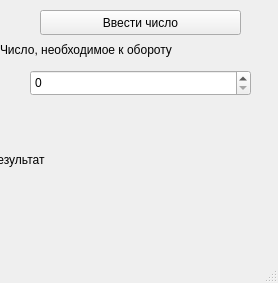
<?xml version="1.0" encoding="UTF-8"?>
<ui version="4.0">
 <class>MainWindow</class>
 <widget class="QMainWindow" name="MainWindow">
  <property name="geometry">
   <rect>
    <x>0</x>
    <y>0</y>
    <width>278</width>
    <height>283</height>
   </rect>
  </property>
  <property name="windowTitle">
   <string>MainWindow</string>
  </property>
  <widget class="QWidget" name="centralwidget">
   <widget class="QSpinBox" name="spinBox">
    <property name="geometry">
     <rect>
      <x>30</x>
      <y>70</y>
      <width>221</width>
      <height>26</height>
     </rect>
    </property>
   </widget>
   <widget class="QLabel" name="label">
    <property name="geometry">
     <rect>
      <x>0</x>
      <y>40</y>
      <width>281</width>
      <height>20</height>
     </rect>
    </property>
    <property name="text">
     <string>Число, необходимое к обороту</string>
    </property>
   </widget>
   <widget class="QPushButton" name="pushButton">
    <property name="geometry">
     <rect>
      <x>40</x>
      <y>10</y>
      <width>201</width>
      <height>25</height>
     </rect>
    </property>
    <property name="text">
     <string>Ввести число</string>
    </property>
   </widget>
   <widget class="QLabel" name="label_2">
    <property name="geometry">
     <rect>
      <x>-10</x>
      <y>150</y>
      <width>281</width>
      <height>20</height>
     </rect>
    </property>
    <property name="text">
     <string>Результат</string>
    </property>
   </widget>
   <widget class="QLabel" name="label_3">
    <property name="geometry">
     <rect>
      <x>0</x>
      <y>170</y>
      <width>271</width>
      <height>17</height>
     </rect>
    </property>
    <property name="text">
     <string/>
    </property>
   </widget>
  </widget>
  <widget class="QMenuBar" name="menubar">
   <property name="geometry">
    <rect>
     <x>0</x>
     <y>0</y>
     <width>278</width>
     <height>22</height>
    </rect>
   </property>
  </widget>
  <widget class="QStatusBar" name="statusbar"/>
 </widget>
 <resources/>
 <connections/>
</ui>
